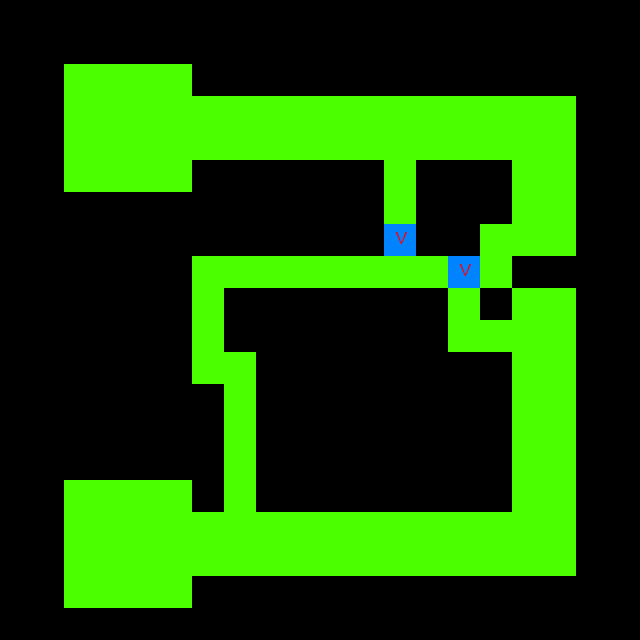

This is a level from a 2D game, rendered from its Tiled map with the project's own tilesets. A one-line summary and the map file follow, with tile-layer data summarised:
An orthogonal 20x20 tile map with 32x32 px tiles, 2 tile layers (Tile Layer 1, Tile Layer 2) and 2 objects (End, Start).

<map version="1.0" orientation="orthogonal" width="20" height="20" tilewidth="32" tileheight="32">
 <tileset firstgid="1" name="Tileset" tilewidth="32" tileheight="32">
  <image source="tiles.png" width="96" height="32" />
 </tileset>
 <layer name="Tile Layer 1" width="20" height="20">
  <data>[400 cells, 52 non-empty, 2 distinct tile ids]</data>
 </layer>
 <objectgroup name="Target" width="20" height="20">
  <object name="End" x="96" y="544" width="32" height="32" />
 </objectgroup>
 <objectgroup name="Start" width="20" height="20">
  <object name="Start" x="96" y="96" width="32" height="32" />
 </objectgroup>
 <layer name="Tile Layer 2" width="20" height="20">
  <data>[400 cells, 75 non-empty, 2 distinct tile ids]</data>
 </layer>
</map>